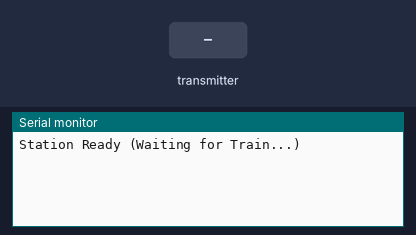
Recording of a sketch running on a simulated ESP32-S3. Parts: the last lines printed to the serial monitor. The inputs (shaded band) are chosen by the test bench.

Above: at 2.2 s.
2.3 s: the transmitter starts sending INAvoltage = 0
At 2.66 s:
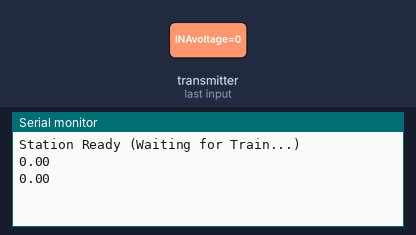
4.3 s: the transmitter starts sending INACurrent = 25
5.8 s: the transmitter starts sending INAvoltage = 50
At 6.16 s:
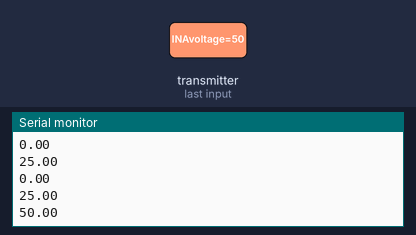
7.3 s: the transmitter starts sending INACurrent = 100
Timing chart, 0 to 9.8 s (numbered marks = the images above; inputs shaded):
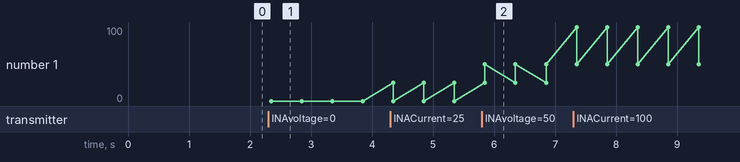

Measured:
- after the input at 2.3 s, the serial monitor: prints a new line after 0.05 s (image 1)
- after the input at 5.8 s, the serial monitor: prints a new line after 0.05 s (image 2)
- plotted number 1: 0 → 50 after the input at 5.8 s

The sketch:

GPT1_11_11_station.ino
```cpp
#include <esp_now.h>
#include <WiFi.h>

// 列車（ESP32-S3）の STAモードMACアドレスを入力
//uint8_t trainAddress[] = {0x98, 0x3D, 0xAE, 0x60, 0x05, 0x38};

//Train>>>Station受信データ（電圧）
typedef struct struct_message {
  //int command;     // 0=停止, 1=前進, 2=後退など
  //float voltage;   // 電圧（列車からの返信用）
  float INAvoltage;
  float INACurrent;
} struct_message;
struct_message recvData;
//// Station→Trainへデータ（電圧＋フラグ）
typedef struct struct_return {
  float newvoltage;
  uint8_t flag;
  uint16_t Send1;
} struct_return;
struct_return sendData;


// === 受信コールバック ===incomingDataをrecvDataに
void OnDataRecv(const esp_now_recv_info *info, const uint8_t *incomingData, int len) {
  memcpy(&recvData, incomingData, sizeof(recvData));
  Serial.println(recvData.INACurrent, 2);
  Serial.println(recvData.INAvoltage, 2);
  //Serial.println(" V");
}

// === 送信完了コールバック ===

void OnDataSent(const wifi_tx_info_t *info, esp_now_send_status_t status) {
  Serial.print("Send Status: ");
  Serial.println(status == ESP_NOW_SEND_SUCCESS ? "Success" : "Fail");
}
void setup() {
  Serial.begin(115200);
  delay(1000);
  APSTA();


  if (esp_now_init() != ESP_OK) {
    Serial.println("ESP-NOW init failed!");
    return;
  }

  esp_now_register_recv_cb(OnDataRecv);
  //esp_now_register_send_cb(OnDataSent);
/*
  esp_now_peer_info_t peerInfo = {};
  memcpy(peerInfo.peer_addr, trainAddress, 6);
  peerInfo.channel = 0;
  peerInfo.encrypt = false;
  if (esp_now_add_peer(&peerInfo) != ESP_OK) {
    Serial.println("Failed to add peer");
    return;
  }
*/
  Serial.println("Station Ready (Waiting for Train...)");
}

void loop() {
  // 定期的にコマンド送信（1秒ごと）
  /*
  static unsigned long prevMillis = 0;
  if (millis() - prevMillis > 1000) {
    prevMillis = millis();
    sendData.command = 1;  // 1 = 前進コマンド（任意）
    esp_err_t result = esp_now_send(trainAddress, (uint8_t *)&sendData, sizeof(sendData));
    Serial.println(result == ESP_OK ? "[Send] OK" : "[Send] FAIL");
  }*/
  delay(1000);
}
```

ap-sta.ino
```cpp
void APSTA(){
WiFi.mode(WIFI_STA);
  /*
  WiFi.softAP("esp-AP180", "12345678");
  const IPAddress ip(192, 168, 4, 180);
  const IPAddress gateway(192, 168, 4, 1);
  const IPAddress netmask(255, 255, 255, 0);
  WiFi.softAPConfig(ip, gateway, netmask);

  Serial.println("=== Station (AP180) Started ===");
  Serial.print("AP SSID: "); Serial.println("esp-AP180");
  Serial.print("STA MAC: "); Serial.println(WiFi.macAddress());
  Serial.print("AP MAC: ");  Serial.println(WiFi.softAPmacAddress());
  */
  //WiFi.mode(WIFI_AP_STA);
}
```
